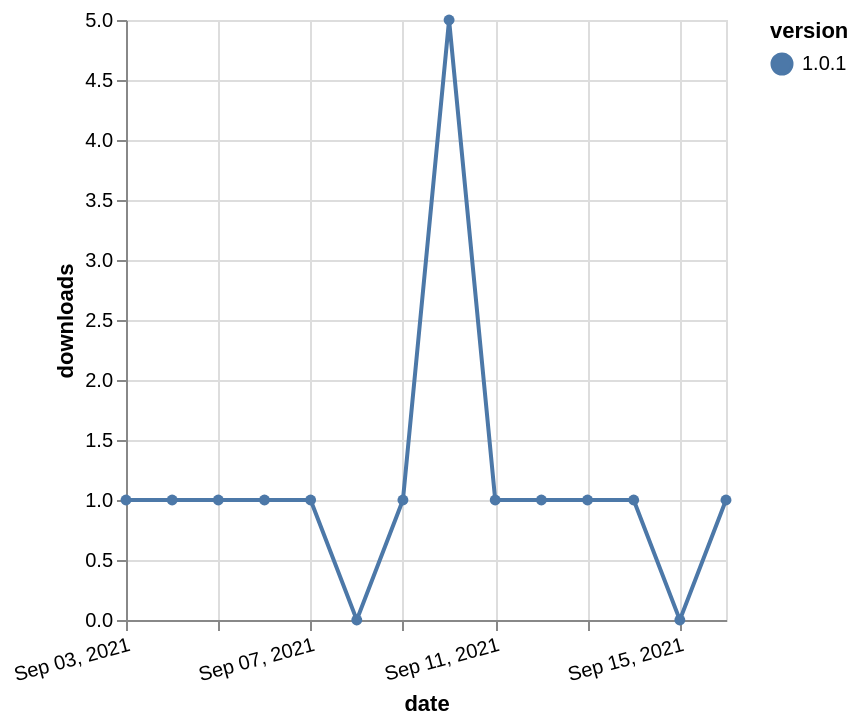

Vega-Lite specification for this chart:
### Vega-Lite specification from a JSON file in a GitHub repository (floating-point values rounded to 4 significant figures)
{"$schema": "https://vega.github.io/schema/vega-lite/v5.json", "description": "A simple bar chart with embedded data.", "data": {"values": [{"date": "2021-09-03", "total": 211, "delta": 1, "version": "1.0.1"}, {"date": "2021-09-04", "total": 212, "delta": 1, "version": "1.0.1"}, {"date": "2021-09-05", "total": 213, "delta": 1, "version": "1.0.1"}, {"date": "2021-09-06", "total": 214, "delta": 1, "version": "1.0.1"}, {"date": "2021-09-07", "total": 215, "delta": 1, "version": "1.0.1"}, {"date": "2021-09-08", "total": 215, "delta": 0, "version": "1.0.1"}, {"date": "2021-09-09", "total": 216, "delta": 1, "version": "1.0.1"}, {"date": "2021-09-10", "total": 221, "delta": 5, "version": "1.0.1"}, {"date": "2021-09-11", "total": 222, "delta": 1, "version": "1.0.1"}, {"date": "2021-09-12", "total": 223, "delta": 1, "version": "1.0.1"}, {"date": "2021-09-13", "total": 224, "delta": 1, "version": "1.0.1"}, {"date": "2021-09-14", "total": 225, "delta": 1, "version": "1.0.1"}, {"date": "2021-09-15", "total": 225, "delta": 0, "version": "1.0.1"}, {"date": "2021-09-16", "total": 226, "delta": 1, "version": "1.0.1"}]}, "width": "container", "mark": {"type": "line", "point": {"filled": true}}, "encoding": {"x": {"field": "date", "type": "temporal", "timeUnit": "yearmonthdate", "title": "date", "axis": {"labelAngle": -15}}, "y": {"field": "delta", "type": "quantitative", "title": "downloads"}, "color": {"field": "version", "type": "nominal"}, "tooltip": {"field": "delta"}}}
